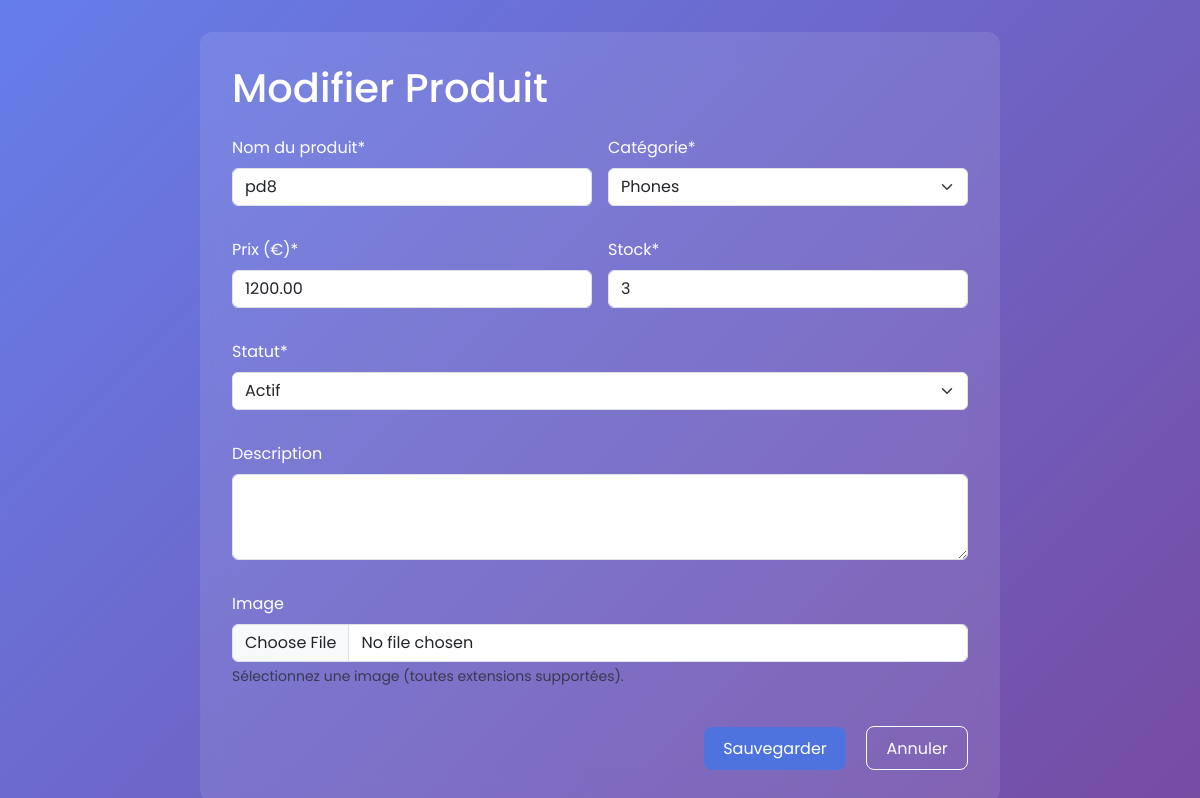
The app's page /accounts/products/28/edit/ (signed in) with its own data.
### apps/core/models.py (models this page shows, shortened)
class Product(models.Model):
    class Status(models.TextChoices):
        ACTIVE = "ACTIVE", "Actif"
        INACTIVE = "INACTIVE", "Inactif"
        OUT_OF_STOCK = "OUT_OF_STOCK", "Rupture de stock"
    name = models.CharField(max_length=200, verbose_name="Nom du produit")
    category = models.ForeignKey(Category, on_delete=models.CASCADE, verbose_name="Catégorie")
    price = models.DecimalField(max_digits=10, decimal_places=2, verbose_name="Prix (€)")
    stock_quantity = models.PositiveIntegerField(default=0, verbose_name="Quantité en stock")
    description = models.TextField(blank=True, verbose_name="Description")
    status = models.CharField(max_length=20, choices=Status.choices, default=Status.ACTIVE, verbose_name="Statut")
    image = models.ImageField(upload_to='products/', blank=True, null=True, verbose_name="Image produit")
    created_at = models.DateTimeField(auto_now_add=True, verbose_name="Créé le")
    updated_at = models.DateTimeField(auto_now=True, verbose_name="Modifié le")
    class Meta:
        verbose_name = "Produit"
        verbose_name_plural = "Produits"
        ordering = ['name']

### apps/accounts/views.py (the view, shortened to what this page needs)
# urls.py: path('products/<int:pk>/edit/',views.ProductUpdateView.as_view(),     name='product_edit'),
class ProductUpdateView(LoginRequiredMixin, AdminRequiredMixin, UpdateView):
    model = Product
    form_class = ProductCreateForm
    template_name = 'accounts/products/product_form.html'
    success_url = reverse_lazy('accounts:product_list')

### apps/accounts/forms.py (shortened to what this page needs)
class ProductCreateForm(forms.ModelForm):
    image = forms.FileField(
        required=False,
        widget=forms.ClearableFileInput(attrs={'accept': 'image/*'}),
        help_text="Sélectionnez une image (toutes extensions supportées)."
    )
    class Meta:
        model = Product
        fields = ['name', 'category', 'price', 'stock_quantity', 'description', 'status', 'image']
        widgets = {
            'name': forms.TextInput(attrs={'class':'form-control'}),
            'category': forms.Select(attrs={'class':'form-select'}),
            'price': forms.NumberInput(attrs={'class':'form-control','step':'0.01'}),
            'stock_quantity': forms.NumberInput(attrs={'class':'form-control'}),
            'description': forms.Textarea(attrs={'class':'form-control','rows':3}),
            'status': forms.Select(attrs={'class':'form-select'}),
        }
        labels = {
            'name': 'Nom du produit',
            'category': 'Catégorie',
            'price': 'Prix (€)',
            'stock_quantity': 'Stock',
            'description': 'Description',
            'status': 'Statut',
            'image': 'Image du produit',
        }

### apps/accounts/models.py (called while the page is built)
    def is_admin(self):
        return self.role == self.Role.ADMIN

### apps/accounts/views.py (called while the page is built)
    def test_func(self):
        return self.request.user.is_authenticated and self.request.user.is_admin()

### apps/core/models.py (called while the page is built)
    def __str__(self):
        return self.name

### apps/accounts/templates/accounts/products/product_form.html (shortened to what this page needs)
{% extends 'base.html' %}
{% load crispy_forms_tags %}
{% block content %}
<div class="container form-container">
  <h1 class="mb-4">
    {% if object %}Modifier Produit{% else %}Ajouter Produit{% endif %}
  </h1>
  <form method="post" enctype="multipart/form-data">
    <div class="form-row">
      <div class="form-col">
        {{ form.name|as_crispy_field }}
      </div>
      <div class="form-col">
        {{ form.category|as_crispy_field }}
      </div>
    </div>
    <div class="form-row">
      <div class="form-col">
        {{ form.price|as_crispy_field }}
      </div>
      <div class="form-col">
        {{ form.stock_quantity|as_crispy_field }}
      </div>
    </div>
    <div class="form-row">
      <div class="form-col">
        {{ form.status|as_crispy_field }}
      </div>
    </div>
    <div class="form-row">
      <div class="form-col">
        {{ form.description|as_crispy_field }}
      </div>
    </div>
    <div class="form-row form-file">
      <div class="form-col">
        {{ form.image|as_crispy_field }}
      </div>
    </div>
    <div class="text-end mt-4">
      <button type="submit" class="btn-submit">
        {% if object %}Sauvegarder{% else %}Créer{% endif %}
      </button>
      <a href="{% url 'accounts:product_list' %}" class="btn-cancel">Annuler</a>
    </div>
  </form>
</div>
{% endblock %}

### templates/base.html (style rules this page uses)
:root { --primary-color: #103cbe; --secondary-color: #6c757d; --success-color: #28a745; --danger-color: #dc3545; --warning-color: #ffc107; --info-color: #17a2b8; }
body { font-family: 'Poppins', sans-serif; background: linear-gradient(135deg, #667eea 0%, #764ba2 100%); min-height: 100vh; }

### apps/accounts/templates/accounts/products/product_form.html (style rules this page uses)
.form-container { background: rgba(255,255,255,0.1); backdrop-filter: blur(12px); border-radius: 12px; padding: 2rem; margin: 2rem auto; max-width: 800px; color: #fff; }
.form-row { display: flex; gap: 1rem; margin-bottom: 1rem; }
.form-col { flex: 1; }
.btn-submit { background: #4e73df; border: none; color: #fff; padding: 0.6rem 1.2rem; border-radius: 8px; transition: background 0.2s; }
.btn-cancel { background: transparent; border: 1px solid #fff; color: #fff; padding: 0.6rem 1.2rem; border-radius: 8px; margin-left: 1rem; text-decoration: none; }
.form-file { margin-top: 1rem; }

### records on screen
Product: name "pd8", category "Phones", price "1200.00", stock_quantity "3", status "Actif"
